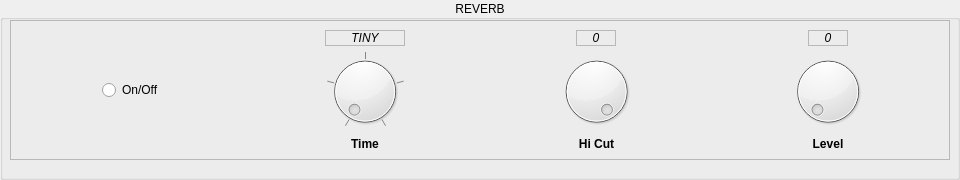
   <widget class="QGroupBox" name="groupReverb">
    <property name="geometry">
     <rect>
      <x>10</x>
      <y>560</y>
      <width>960</width>
      <height>180</height>
     </rect>
    </property>
    <property name="title">
     <string>REVERB</string>
    </property>
    <property name="alignment">
     <set>Qt::AlignCenter</set>
    </property>
    <widget class="QFrame" name="frame_3">
     <property name="geometry">
      <rect>
       <x>10</x>
       <y>20</y>
       <width>940</width>
       <height>140</height>
      </rect>
     </property>
     <property name="frameShape">
      <enum>QFrame::StyledPanel</enum>
     </property>
     <property name="frameShadow">
      <enum>QFrame::Raised</enum>
     </property>
     <widget class="QWidget" name="horizontalLayoutWidget_3">
      <property name="geometry">
       <rect>
        <x>10</x>
        <y>10</y>
        <width>921</width>
        <height>121</height>
       </rect>
      </property>
      <layout class="QHBoxLayout" name="horizontalLayout_4" stretch="0,0,0,0">
       <item>
        <layout class="QVBoxLayout" name="verticalLayout_7">
         <item alignment="Qt::AlignHCenter|Qt::AlignVCenter">
          <widget class="QRadioButton" name="radioReverbOn">
           <property name="text">
            <string>On/Off</string>
           </property>
          </widget>
         </item>
        </layout>
       </item>
       <item>
        <layout class="QVBoxLayout" name="verticalLayout_12">
         <item alignment="Qt::AlignHCenter">
          <widget class="QLabel" name="labelReverbTime">
           <property name="minimumSize">
            <size>
             <width>80</width>
             <height>0</height>
            </size>
           </property>
           <property name="font">
            <font>
             <italic>true</italic>
            </font>
           </property>
           <property name="frameShape">
            <enum>QFrame::StyledPanel</enum>
           </property>
           <property name="frameShadow">
            <enum>QFrame::Sunken</enum>
           </property>
           <property name="lineWidth">
            <number>4</number>
           </property>
           <property name="midLineWidth">
            <number>4</number>
           </property>
           <property name="text">
            <string>TINY</string>
           </property>
           <property name="alignment">
            <set>Qt::AlignCenter</set>
           </property>
          </widget>
         </item>
         <item>
          <widget class="QDial" name="dialReverbTime">
           <property name="maximum">
            <number>4</number>
           </property>
           <property name="pageStep">
            <number>1</number>
           </property>
           <property name="notchesVisible">
            <bool>true</bool>
           </property>
          </widget>
         </item>
         <item>
          <widget class="QLabel" name="label_11">
           <property name="font">
            <font>
             <weight>75</weight>
             <bold>true</bold>
            </font>
           </property>
           <property name="text">
            <string>Time</string>
           </property>
           <property name="alignment">
            <set>Qt::AlignCenter</set>
           </property>
          </widget>
         </item>
        </layout>
       </item>
       <item>
        <layout class="QVBoxLayout" name="verticalLayout_19">
         <item alignment="Qt::AlignHCenter">
          <widget class="QLabel" name="labelReverbHiCut">
           <property name="minimumSize">
            <size>
             <width>40</width>
             <height>0</height>
            </size>
           </property>
           <property name="font">
            <font>
             <italic>true</italic>
            </font>
           </property>
           <property name="frameShape">
            <enum>QFrame::StyledPanel</enum>
           </property>
           <property name="frameShadow">
            <enum>QFrame::Sunken</enum>
           </property>
           <property name="lineWidth">
            <number>4</number>
           </property>
           <property name="midLineWidth">
            <number>4</number>
           </property>
           <property name="text">
            <string>0</string>
           </property>
           <property name="alignment">
            <set>Qt::AlignCenter</set>
           </property>
          </widget>
         </item>
         <item>
          <widget class="QDial" name="dialReverbHiCut">
           <property name="value">
            <number>99</number>
           </property>
          </widget>
         </item>
         <item>
          <widget class="QLabel" name="label_13">
           <property name="font">
            <font>
             <weight>75</weight>
             <bold>true</bold>
            </font>
           </property>
           <property name="text">
            <string>Hi Cut</string>
           </property>
           <property name="alignment">
            <set>Qt::AlignCenter</set>
           </property>
          </widget>
         </item>
        </layout>
       </item>
       <item>
        <layout class="QVBoxLayout" name="verticalLayout_20">
         <item alignment="Qt::AlignHCenter">
          <widget class="QLabel" name="labelReverbLevel">
           <property name="minimumSize">
            <size>
             <width>40</width>
             <height>0</height>
            </size>
           </property>
           <property name="font">
            <font>
             <italic>true</italic>
            </font>
           </property>
           <property name="frameShape">
            <enum>QFrame::StyledPanel</enum>
           </property>
           <property name="frameShadow">
            <enum>QFrame::Sunken</enum>
           </property>
           <property name="lineWidth">
            <number>4</number>
           </property>
           <property name="midLineWidth">
            <number>4</number>
           </property>
           <property name="text">
            <string>0</string>
           </property>
           <property name="alignment">
            <set>Qt::AlignCenter</set>
           </property>
          </widget>
         </item>
         <item>
          <widget class="QDial" name="dialReverbLevel"/>
         </item>
         <item>
          <widget class="QLabel" name="label_15">
           <property name="font">
            <font>
             <weight>75</weight>
             <bold>true</bold>
            </font>
           </property>
           <property name="text">
            <string>Level</string>
           </property>
           <property name="alignment">
            <set>Qt::AlignCenter</set>
           </property>
          </widget>
         </item>
        </layout>
       </item>
      </layout>
     </widget>
    </widget>
   </widget>
